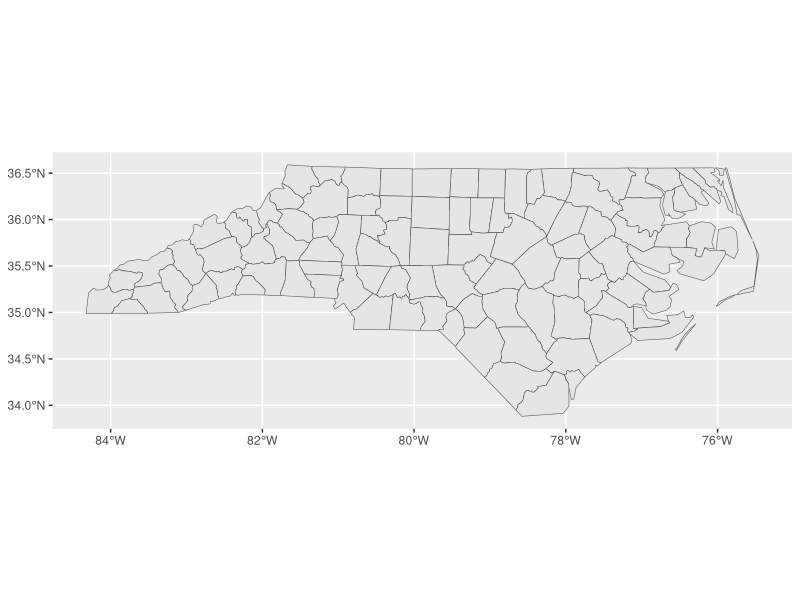
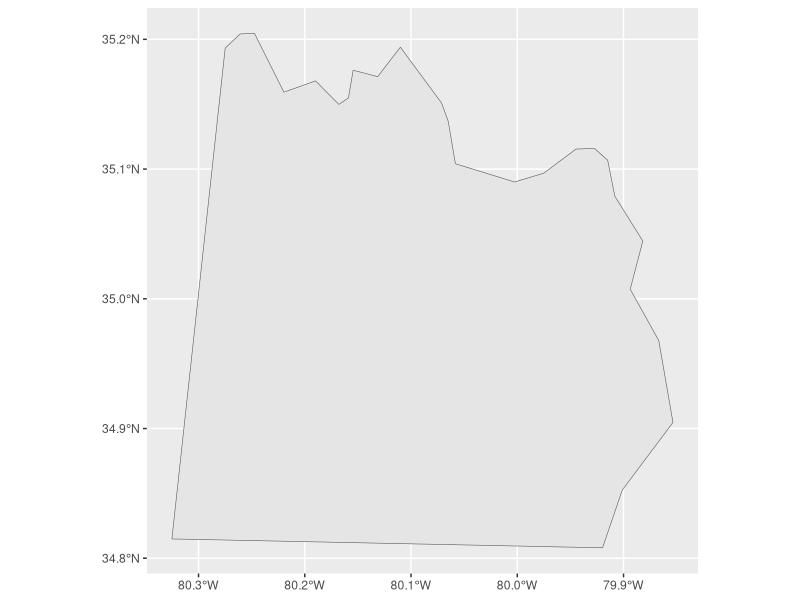
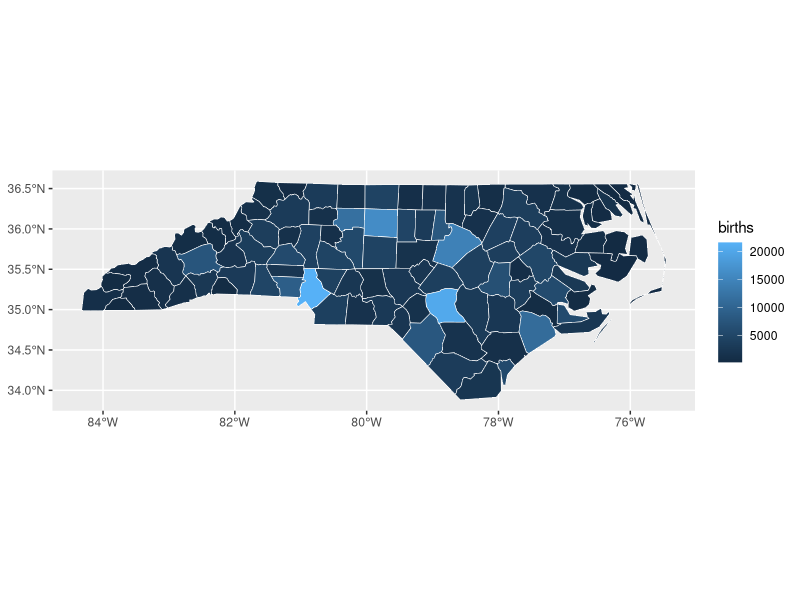
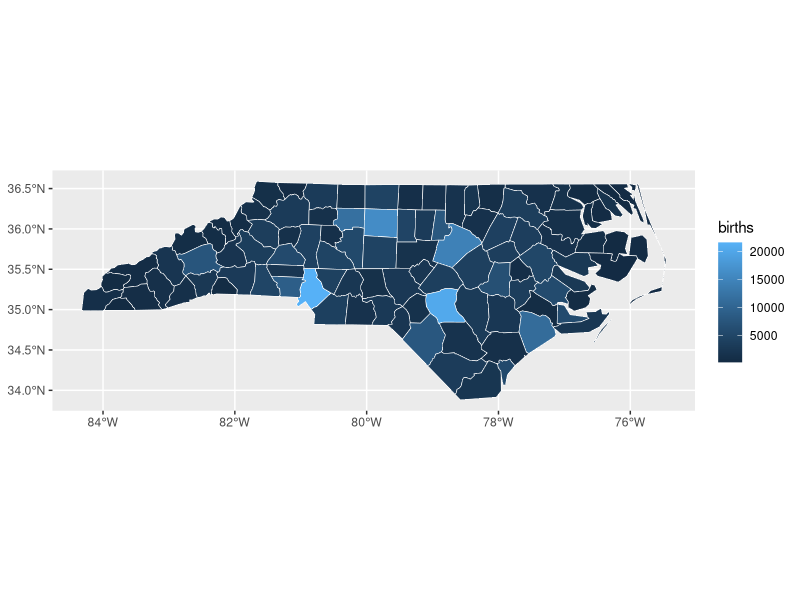
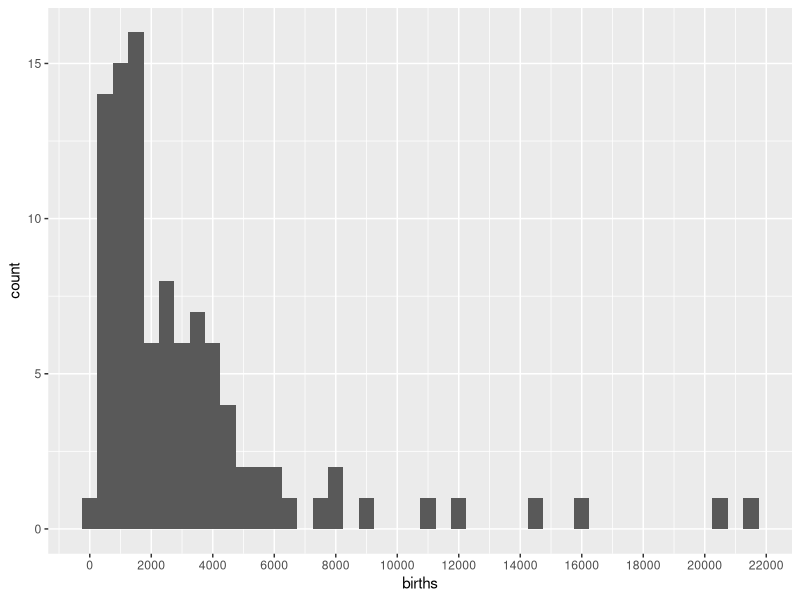
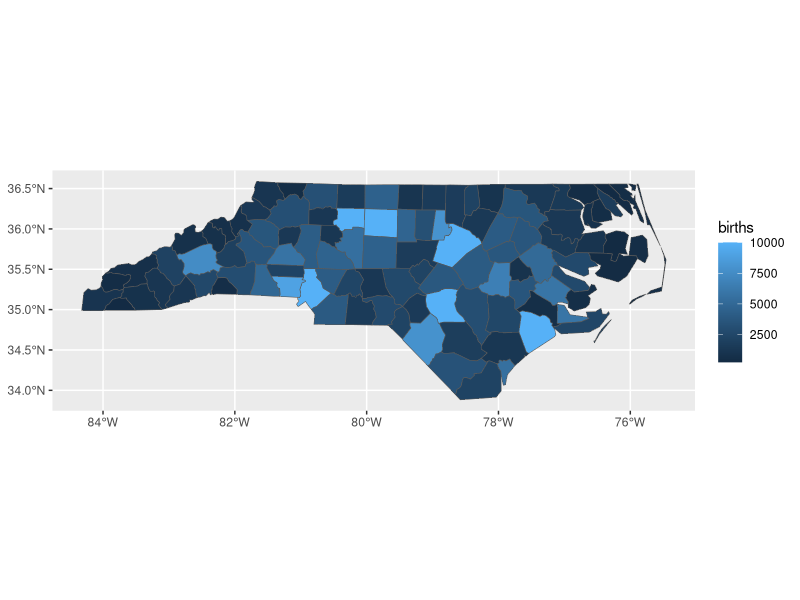
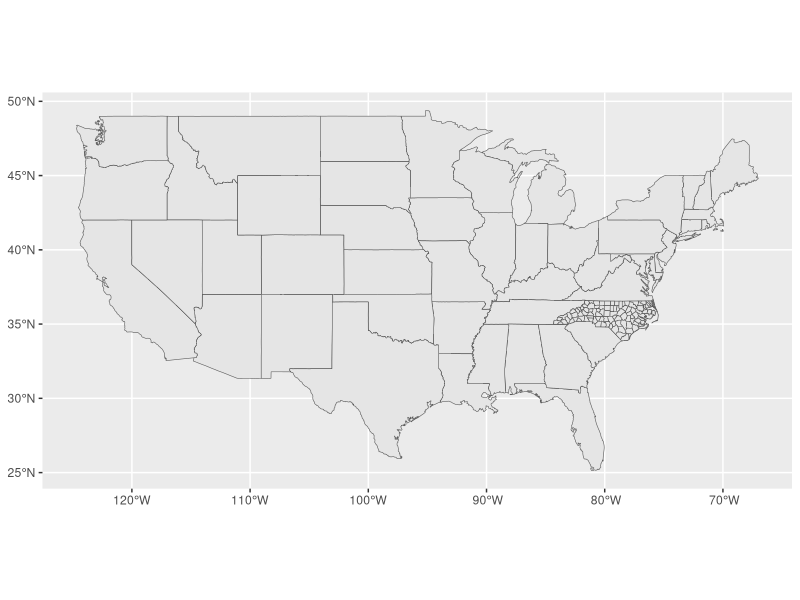
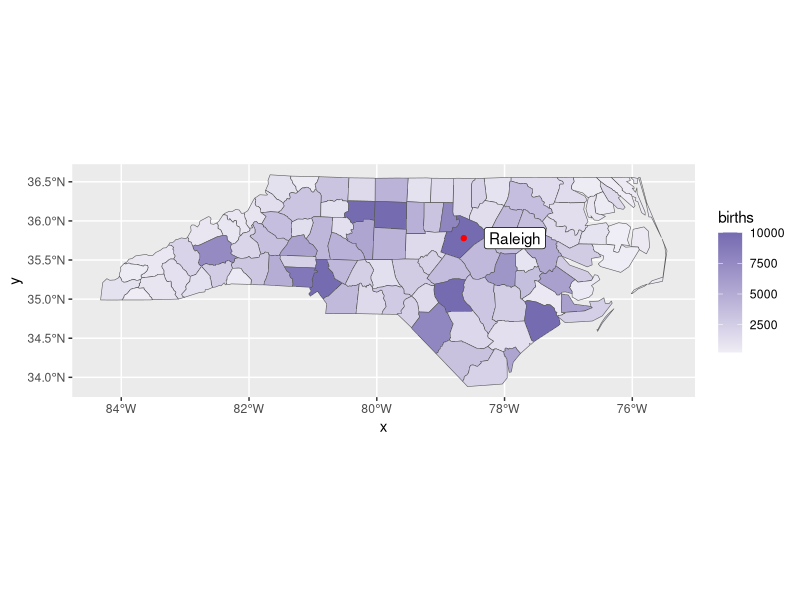

Reproduce these figures in R, in order.
## ---- chunk 1
knitr::opts_chunk$set(collapse = TRUE, comment = "#>")
## ---- chunk 2
library(tidyverse)
library(sf)

nc_1974 <- 
  read_sf(system.file("shape/nc.shp", package = "sf")) %>% 
  select(FIPS, NAME, births = BIR74, sids = SID74,  geometry) %>% 
  rename_all(str_to_lower) 

states <- st_as_sf(maps::map("state", plot = FALSE, fill = TRUE))
## ---- chunk 3
nc_1974
## ---- chunk 4
nc_1974 %>% 
  ggplot() +
  geom_sf()
## ---- chunk 5
nc_1974 %>% 
  filter(name == "Anson") %>% 
  ggplot() +
  geom_sf()
## ---- chunk 6
nc_1974 %>% 
  ggplot(aes(fill = births)) +
  geom_sf(color = "white", size = 0.2)
## ---- chunk 7
nc_1974 %>% 
  ggplot(aes(fill = births)) +
  geom_sf(color = "white", size = 0.2)
## ---- chunk 8
nc_1974 %>% 
  ggplot(aes(births)) +
  geom_histogram(binwidth = 500) +
  scale_x_continuous(breaks = seq(0, 2e5, 2e3))
## ---- chunk 9
nc_1974 %>% 
  mutate(births = pmin(births, 1e4)) %>% 
  ggplot(aes(fill = births)) +
  geom_sf()
## ---- chunk 10
st_crs(states)

st_crs(nc_1974)
## ---- chunk 11
ggplot() +
  geom_sf(data = states) + 
  geom_sf(data = nc_1974)
## ---- chunk 12
raleigh <- 
  tibble(
    x = -78.6382,
    y = 35.7796,
    label = "Raleigh"
  )

nc_1974 %>% 
  mutate(births = pmin(births, 1e4)) %>% 
  ggplot() +
  geom_sf(aes(fill = births)) +
  geom_point(aes(x, y), color = "red", data = raleigh) +
  geom_label(aes(x, y, label = label), nudge_x = 0.8, data = raleigh) +
  scale_fill_gradient(low = "#efedf5", high = "#756bb1")
## ---- chunk 13
    nc_1974 <-
      nc_1974 %>% 
      mutate(sids_rate = sids / births)
    
    nc_1974 %>% 
      ggplot(aes(fill = sids_rate)) + 
      geom_sf()
## ---- chunk 14
    nc_1974 %>% 
      ggplot(aes(fill = sids_rate)) + 
      geom_sf() +
      scale_fill_gradient(low = "#efedf5", high = "#756bb1") +
      coord_sf(xlim = c(-80.5, -79), ylim = c(34.8, 36))
## ---- chunk 15
    states %>% 
      st_crs()
## ---- chunk 16
    states %>% 
      ggplot() +
      geom_sf()
## ---- chunk 17
    US_ALBERS <- "+proj=aea +lat_1=29.5 +lat_2=45.5 +lat_0=37.5 +lon_0=-96 +x_0=0 +y_0=0 +datum=WGS84 +no_defs"
    
    states %>% 
      ggplot() +
      geom_sf() +
      coord_sf(crs = US_ALBERS)
